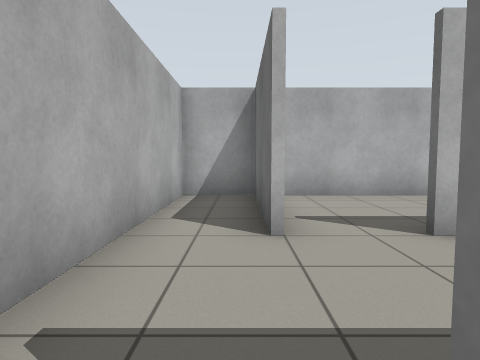
view 1 (above)

14 first-person views from a walk through a Gazebo world. The camera is 0.88 m above the floor, tilts 4° down and sees 75° across. The floor is counted in squares, 1 m on a side. Each view is taken from the middle of a square. On the plan, view 1 faces up. The plan holds only what a view shows up to about 11 squares ahead; the rest is blank.

view 2
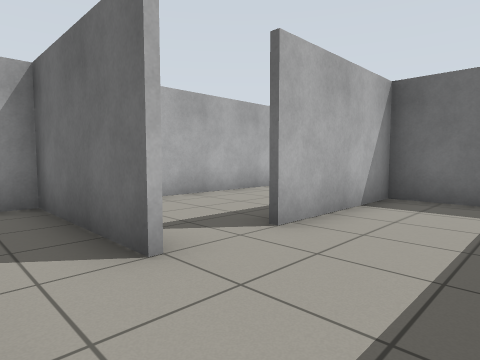

view 3
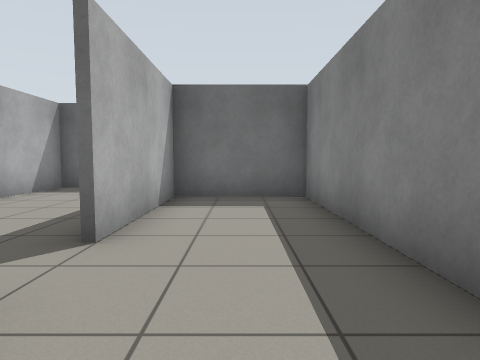

view 4
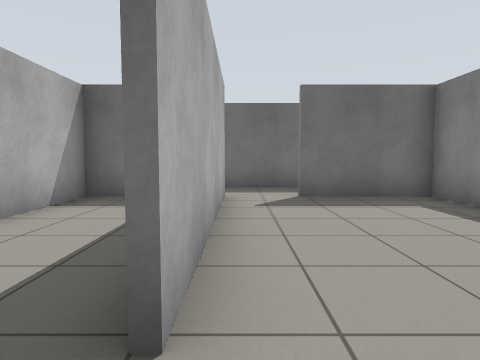

view 5
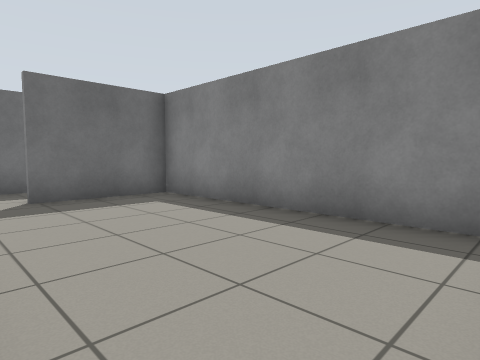

view 6
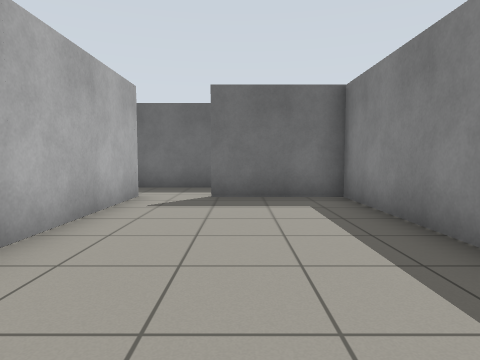

view 7
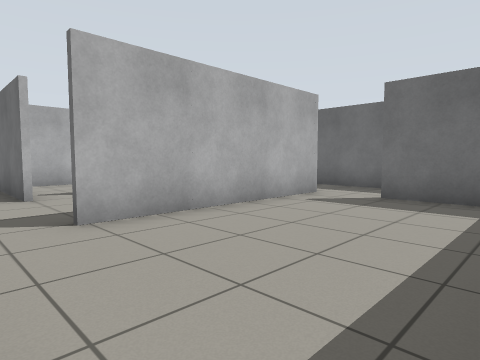

view 8
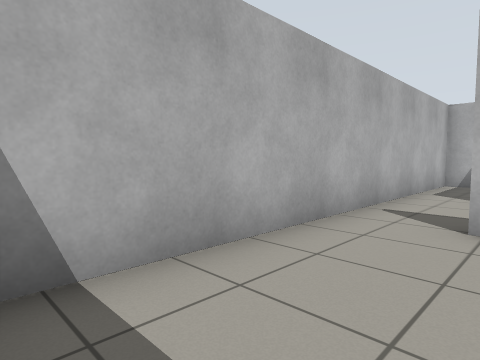

view 9
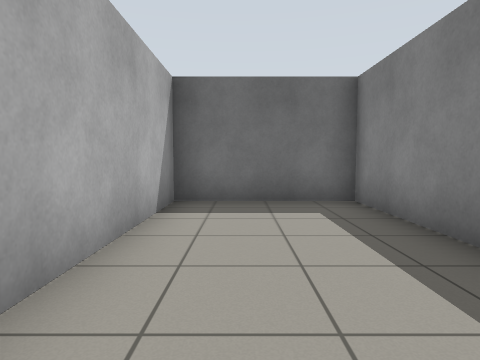

view 10
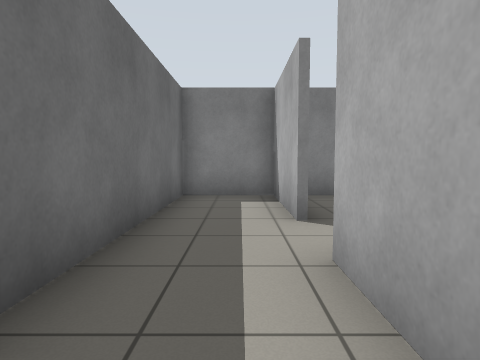

view 11
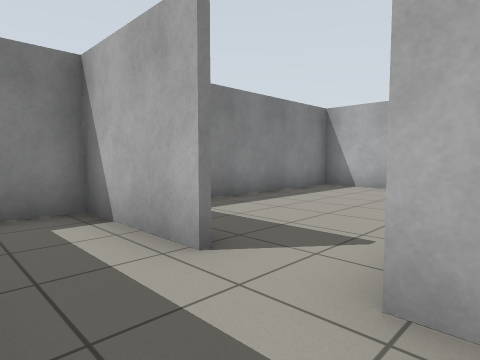

view 12
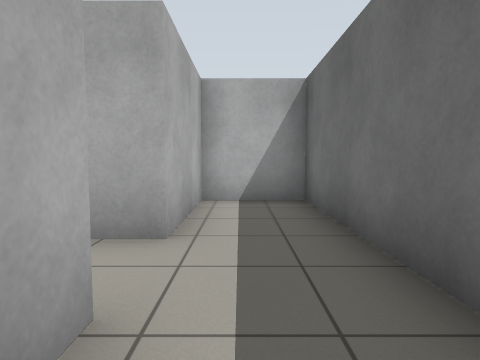

view 13
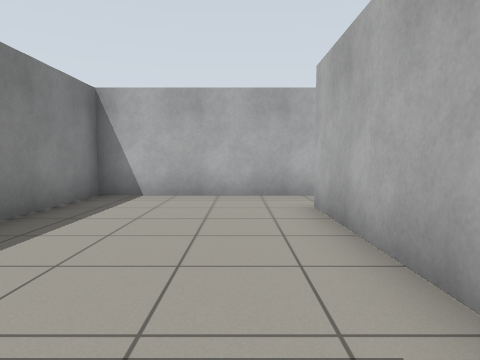

view 14
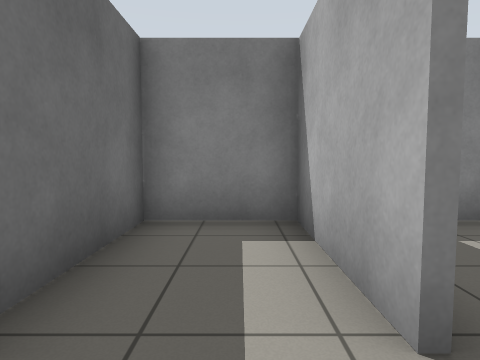

### Floor plan
Ten units are one square. View 1 is at (0, 0); x grows to the right and y downward. Boxes are objects, and circles mark ways between rooms. Rooms are numbered by the first view taken in them; rooms with no view inside come last. Other rooms are left out.
<svg viewBox="-18 -78 106 127">
<path fill="none" stroke="#000" d="M9 -5 60 -5 60 -35M4 -34 4 -73 -13 -73 -13 4M61 -35 21 -35M-13 4 -13 44 61 44M60 44 60 13M62 -3 3 -3M50 -36 83 -36 83 -73 10 -73M62 13 62 44M61 44 83 44 83 -35 61 -35M62 -35 62 -3"/>
<circle cx="-5" cy="0" r="3" fill="#2a7"/>
<circle cx="15" cy="-40" r="3" fill="#2a7"/>
<circle cx="60" cy="10" r="3" fill="#2a7"/>
<text x="10" y="-20">1</text>
<text x="20" y="20">2</text>
<text x="40" y="-60">3</text>
<text x="70" y="10">4</text>
</svg>
Room 1 opens to room 2. Room 1 opens to room 3. Room 2 opens to room 4.

Where each view was taken, in squares from view 1:
view 1: 0 up, 0 right, facing up
view 2: 1 up, 1 left, facing up-right
view 3: 2 up, 1 left, facing right
view 4: 0 up, 1 left, facing right
view 5: 0 up, 1 left, facing down-right
view 6: 2 down, 1 left, facing right
view 7: 4 down, 1 left, facing up-right
view 8: 4 down, 1 right, facing up-left
view 9: 6 up, 2 right, facing right
view 10: 3 up, 7 right, facing down
view 11: 1 up, 8 right, facing down-left
view 12: 3 down, 7 right, facing up
view 13: 1 down, 6 right, facing left
view 14: 0 up, 7 right, facing down
